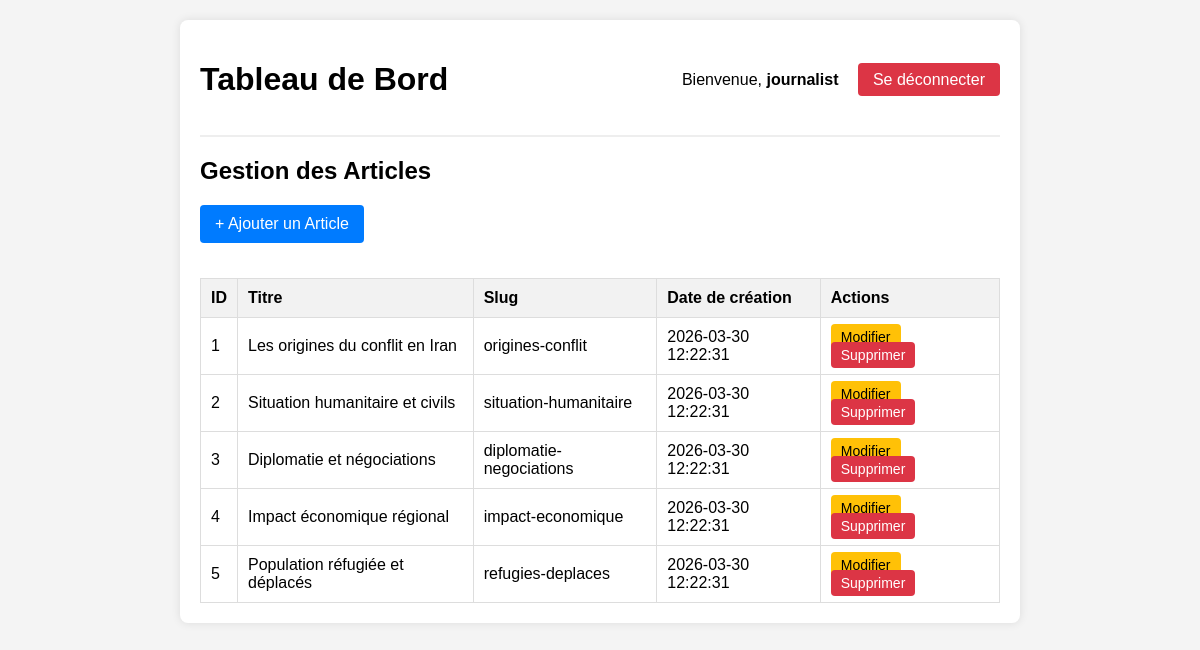
/backoffice/index.php (signed in), run on the app's committed database.
### tables this page shows
CREATE TABLE articles (
    id INT AUTO_INCREMENT PRIMARY KEY,
    titre VARCHAR(255) NOT NULL,
    slug VARCHAR(255) NOT NULL UNIQUE,
    contenu TEXT NOT NULL,
    image_url VARCHAR(255),
    image_alt VARCHAR(150),
    meta_description VARCHAR(160),
    date_creation TIMESTAMP DEFAULT CURRENT_TIMESTAMP,
    date_modification TIMESTAMP DEFAULT CURRENT_TIMESTAMP ON UPDATE CURRENT_TIMESTAMP,
    INDEX (slug),
    INDEX (date_creation)
);

### backoffice/index.php (the view, shortened to what this page needs)
<?php
require_once '../includes/db.php';
try {
    $stmt = $pdo->query("SELECT * FROM articles ORDER BY date_creation DESC");
    $articles = $stmt->fetchAll(PDO::FETCH_ASSOC);
} catch (PDOException $e) {
    $error = "Erreur de récupération des articles : " . $e->getMessage();
}
?>
<!DOCTYPE html>
<html lang="fr">
<head>
</head>
<body>
<div class="container">
    <div class="header">
        <h1>Tableau de Bord</h1>
        <div>
            <span>Bienvenue, <strong><?= htmlspecialchars($_SESSION['admin_username']) ?></strong></span>
            <a href="logout.php" class="btn-logout" style="margin-left: 15px;">Se déconnecter</a>
        </div>
    </div>
    <h2>Gestion des Articles</h2>
    <a href="add_article.php" class="btn-add">+ Ajouter un Article</a>
    <table>
        <thead>
            <tr>
                <th>ID</th>
                <th>Titre</th>
                <th>Slug</th>
                <th>Date de création</th>
                <th>Actions</th>
            </tr>
        </thead>
        <tbody>
            <?php if (!empty($articles)): ?>
                <?php foreach ($articles as $article): ?>
                    <tr>
                        <td><?= htmlspecialchars($article['id']) ?></td>
                        <td><?= htmlspecialchars($article['titre']) ?></td>
                        <td><?= htmlspecialchars($article['slug']) ?></td>
                        <td><?= htmlspecialchars($article['date_creation']) ?></td>
                        <td>
                            <a href="edit_article.php?id=<?= urlencode($article['id']) ?>" class="btn-edit">Modifier</a>
                            <a href="delete_article.php?id=<?= urlencode($article['id']) ?>" class="btn-delete" onclick="return confirm('Êtes-vous sûr de vouloir supprimer cet article ?');">Supprimer</a>
                        </td>
                    </tr>
                <?php endforeach; ?>
            <?php else: ?>
                <tr>
                    <td colspan="5" style="text-align: center;">Aucun article trouvé.</td>
                </tr>
            <?php endif; ?>
        </tbody>
    </table>
</div>
</body>
</html>

### backoffice/index.php (style rules this page uses)
body { font-family: Arial, sans-serif; background-color: #f4f4f4; margin: 0; padding: 20px; }
.container { background: white; padding: 20px; border-radius: 8px; box-shadow: 0 0 10px rgba(0,0,0,0.1); max-width: 800px; margin: 0 auto; }
.header { display: flex; justify-content: space-between; align-items: center; border-bottom: 2px solid #eee; padding-bottom: 15px; margin-bottom: 20px; }
.btn-logout { background-color: #dc3545; color: white; padding: 8px 15px; text-decoration: none; border-radius: 4px; }
.btn-add { background-color: #007bff; color: white; padding: 10px 15px; text-decoration: none; border-radius: 4px; display: inline-block; margin-bottom: 15px; }
table { width: 100%; border-collapse: collapse; margin-top: 20px; }
table, th, td { border: 1px solid #ddd; }
th, td { padding: 10px; text-align: left; }
th { background-color: #f2f2f2; }
.btn-edit { background-color: #ffc107; color: black; padding: 5px 10px; text-decoration: none; border-radius: 4px; font-size: 14px; margin-right: 5px; }
.btn-delete { background-color: #dc3545; color: white; padding: 5px 10px; text-decoration: none; border-radius: 4px; font-size: 14px; }

### data on the page
articles: id "1", titre "Les origines du conflit en Iran", slug "origines-conflit", date_creation "2026-03-30 12:22:31"
articles: id "2", titre "Situation humanitaire et civils", slug "situation-humanitaire", date_creation "2026-03-30 12:22:31"
articles: id "3", titre "Diplomatie et négociations", slug "diplomatie-negociations", date_creation "2026-03-30 12:22:31"
articles: id "4", titre "Impact économique régional", slug "impact-economique", date_creation "2026-03-30 12:22:31"
articles: id "5", titre "Population réfugiée et déplacés", slug "refugies-deplaces", date_creation "2026-03-30 12:22:31"

### other printed values
$_SESSION['admin_username'] "journalist"
